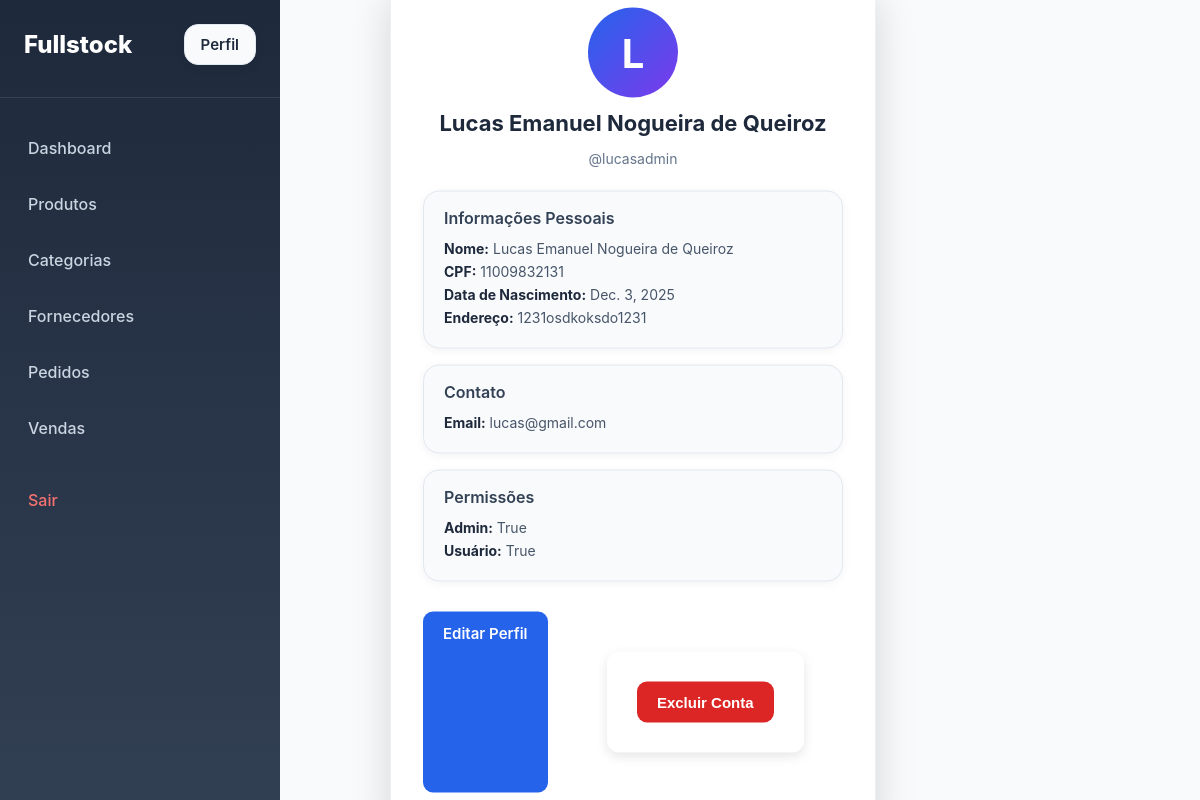
/profile/ (signed in), run on the app's committed database.
### stock/models.py (models this page shows, shortened)
class AdaptedUser(AbstractUser):
    name = models.CharField(max_length=100, null=False)
    cpf = models.CharField(max_length=11, unique=True, null=False)
    address = models.CharField(max_length=50, null=False)
    birthDate = models.DateField(null=True)
    email = models.EmailField(max_length=254, null=False)
    @property
    def is_admin(self):
        return self.is_staff or self.is_superuser or self.groups.filter(name="ADMIN").exists()
    @property
    def is_user(self):
        return self.groups.filter(name="USER").exists()

### stock/views.py (the view)
# urls.py: path("profile/", views.UserProfileView.as_view(), name="userProfile"),
@method_decorator(login_required, name='dispatch')
class UserProfileView(TemplateView):
    template_name = "stock/user-profile.html"

### stock/templates/stock/user-profile.html (shortened to what this page needs)
{% extends 'base.html' %}
{% block main %}
<div class="profile-wrapper">
    <div class="profile-card">
        <div class="profile-header">
            <div class="avatar">
                {{ user.name|slice:":1" }}
            </div>
            <h2>{{ user.name }}</h2>
            <p class="username">@{{ user.username }}</p>
        </div>
        <div class="profile-info">
            <div class="info-card">
                <h3>Informações Pessoais</h3>
                <ul>
                    <li><strong>Nome:</strong> {{ user.name }}</li>
                    <li><strong>CPF:</strong> {{ user.cpf }}</li>
                    <li><strong>Data de Nascimento:</strong> {{ user.birthDate }}</li>
                    <li><strong>Endereço:</strong> {{ user.address }}</li>
                </ul>
            </div>
            <div class="info-card">
                <h3>Contato</h3>
                <ul>
                    <li><strong>Email:</strong> {{ user.email }}</li>
                </ul>
            </div>
            <div class="info-card">
                <h3>Permissões</h3>
                <ul>
                    <li><strong>Admin:</strong> {{ user.is_admin }}</li>
                    <li><strong>Usuário:</strong> {{ user.is_user }}</li>
                </ul>
            </div>
        </div>
        <div class="profile-actions">
            <a href="{% url 'userUpdate' user.id %}" class="btn-edit">Editar Perfil</a>
            <form action="{% url 'userDelete' user.id %}" method="post">
                <button type="submit" class="btn-delete">Excluir Conta</button>
            </form>
        </div>
    </div>
</div>
{% endblock %}

### static/css/main.css (style rules this page uses)
html, body { margin: 0; padding: 0; width: 100%; height: 100%; font-family: -apple-system, BlinkMacSystemFont, "Segoe UI", Roboto, Oxygen, Ubuntu, Cantarell, sans-serif; background: #f1f5f9; }
.btn-edit, .btn-delete { padding: 8px 14px; border-radius: 8px; font-size: 14px; color: white; }
.btn-edit { background: #2563eb; }
.btn-delete { background: #ef4444; }
form { max-width: 600px; margin: 40px auto; padding: 30px; background-color: #ffffff; border-radius: 12px; box-shadow: 0 4px 12px rgba(0, 0, 0, 0.1); font-family: 'Segoe UI', Tahoma, Geneva, Verdana, sans-serif; }
.btn-delete, .btn-cancel { padding: 0.7rem 1.5rem; border: none; border-radius: 8px; font-weight: 600; cursor: pointer; text-decoration: none; transition: all 0.2s ease; }
.btn-delete { background: #e53935; color: #fff; }

### static/css/products.css (style rules this page uses)
.btn-edit, .btn-delete { padding: 8px 14px; border-radius: 8px; font-size: 14px; color: white; }
.btn-edit { background: #2563eb; }
.btn-delete { background: #ef4444; }

### static/css/table-list.css (style rules this page uses)
.btn-edit, .btn-delete { padding: 0.4rem 0.8rem; border-radius: 4px; text-decoration: none; font-weight: 500; font-size: 0.9rem; transition: all 0.3s ease; }
.btn-edit { background-color: #ffc107; color: #333; }
.btn-delete { background-color: #dc3545; color: #fff; }

### static/css/user.css (style rules this page uses)
.profile-wrapper, .user-profile-container, .profile-container { position: fixed; top: 50%; left: 50%; transform: translate(-50%, -50%); width: 420px; max-width: calc(100% - 40px); z-index: 99999; box-sizing: border-box; padding: 0; }
.profile-card { background: #fff; padding: 32px; border-radius: 20px; box-shadow: 0 20px 40px rgba(0,0,0,0.15); border: 1px solid rgba(0,0,0,0.06); width: 100%; }
.profile-header { text-align: center; margin-bottom: 24px; }
.avatar { width: 90px; height: 90px; background: linear-gradient(135deg, #2563eb, #7c3aed); color: white; display: flex; align-items: center; justify-content: center; border-radius: 50%; font-size: 40px; font-weight: 700; margin: 0 auto 12px; }
.profile-header h2 { margin: 0; font-size: 22px; font-weight: 700; color: #1e293b; }
.username { color: #64748b; font-size: 14px; }
.profile-info { display: flex; flex-direction: column; gap: 16px; }
.info-card { background: #f8fafc; padding: 16px 20px; border-radius: 16px; border: 1px solid #e2e8f0; box-shadow: 0 2px 10px rgba(0,0,0,0.05); }
.info-card h3 { margin: 0 0 12px; font-size: 16px; font-weight: 600; color: #334155; }
.info-card ul { margin: 0; padding: 0; list-style: none; }
.info-card li { margin-bottom: 6px; font-size: 14px; color: #475569; }
.info-card li strong { color: #1e293b; }
.profile-actions { margin-top: 30px; display: flex; justify-content: center; gap: 20px; }
.profile-actions a, .profile-actions button { padding: 12px 20px; border-radius: 10px; font-size: 15px; font-weight: 600; text-decoration: none; cursor: pointer; border: none; transition: 0.2s ease-in-out; }
.btn-edit { background: #2563eb; color: white; }
.btn-delete { background: #dc2626; color: white; }

### data on the page
AdaptedUser: name "L", name "Lucas Emanuel Nogueira de Queiroz", username "lucasadmin", cpf "11009832131", birthDate "Dec. 3, 2025", address "1231osdkoksdo1231", email "lucas@gmail.com", is_admin "True", is_user "True"
